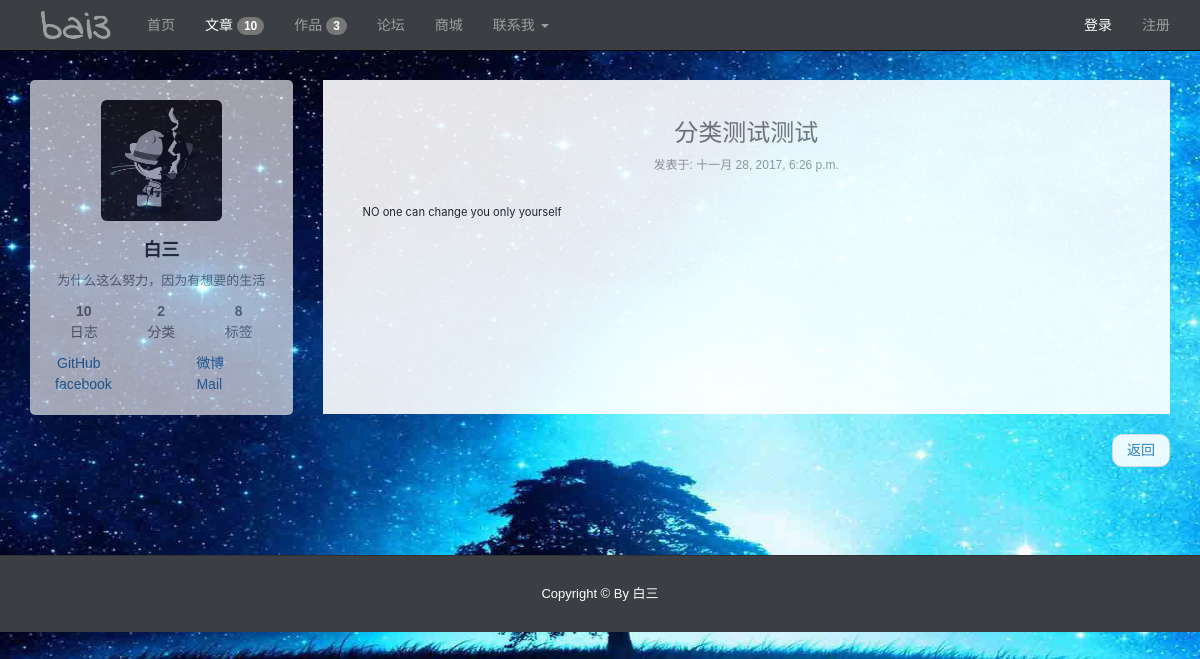
The page /article/18 on the database its author committed.
### index/models.py (models this page shows, shortened)
class Article(models.Model):
    title = models.CharField(max_length=100, verbose_name="文章标题")
    type = models.CharField(max_length=20, default='note', verbose_name="文章类别")
    tag = models.CharField(max_length=100, verbose_name="文章标签")
    pub_time = models.DateTimeField(default=timezone.now, verbose_name="文章创建时间")
    body = models.TextField(verbose_name="文章内容")
    class Meta:
        ordering = ('-pub_time',)

### index/views.py (the view)
# urls.py: url(r'^article/(\w+)$', article),
def article(request, id):
    light = 2
    total = common()
    tempalte = get_template('index/article.html')
    detail = Article.objects.get(id=id)
    detail.body = markdown(detail.body)
    html = tempalte.render(locals())
    return HttpResponse(html)

### index/views.py (called while the page is built)
def common():
    work_total = Work.objects.count()
    amount = Article.objects.count()
    tag_amount = Article.objects.values('tag').distinct().count()
    type_amount = Article.objects.values('type').distinct().count()
    return work_total, amount, tag_amount, type_amount

### index/templates/index/article.html (shortened to what this page needs)
{% extends 'index/base.html' %}
{% block css %}
    <link rel="stylesheet" href="/static/css/common/markdown.css">
{% endblock %}
{%  block content %}
    {% block aside %}{% include 'index/aside.html' %}{% endblock %}
    {% block main %}
        <main  class="col-md-9" >
            <article>
                <header style="margin-bottom: 30px">
                    <h3 class="text-center">
                        <a href="/article/id/{{ detail.id }}" class="text-muted">
                            {{ detail.title }}
                        </a>
                    </h3>
                    <div class="text-center" style="color: #999;font-family: 'PingFang SC', 'Microsoft YaHei', sans-serif;font-size: 12px;">
                        发表于: {{ detail.pub_time }}
                    </div>
                </header>
                <div class="body markdown-body" style="min-height: 15rem">
                    {{ detail.body | safe }}
                </div>
            </article>
            <nav>
                <ul class="pager">
                    <li class="next"><a href="javascript: history.back()">返回</a></li>
                </ul>
            </nav>
        </main>
    {% endblock %}
{% endblock %}

### static/css/index/index.css (style rules this page uses)
body { font: 14px/1.5 "PingFang SC", "Microsoft YaHei", sans-serif; background-color: #ebebeb; background: url('../../img/common/bak2.jpg') no-repeat ; background-size: 100% 100%; background-attachment: fixed; }
article { background: #fff; padding: 20px 10px; margin-bottom: 10px; }
article .body { padding: 0 3rem; margin-bottom: 40px; font-size: 0.8em; }
.markdown-body { font-size: 1em; }

### static/css/common/markdown.css (style rules this page uses)
.markdown-body { -ms-text-size-adjust: 100%; -webkit-text-size-adjust: 100%; line-height: 1.5; color: #24292e; font-family: -apple-system, BlinkMacSystemFont, "Segoe UI", Helvetica, Arial, sans-serif, "Apple Color Emoji", "Segoe UI Emoji", "Segoe UI Symbol"; font-size: 16px; line-height: 1.5; word-wrap: break-word; }
.markdown-body * { box-sizing: border-box; }
.markdown-body p { margin-top: 0; margin-bottom: 10px; }
.markdown-body::before { display: table; content: ""; }
.markdown-body::after { display: table; clear: both; content: ""; }
.markdown-body>*:first-child { margin-top: 0 !important; }
.markdown-body>*:last-child { margin-bottom: 0 !important; }
.markdown-body p, .markdown-body blockquote, .markdown-body ul, .markdown-body ol, .markdown-body dl, .markdown-body table, .markdown-body pre { margin-top: 0; margin-bottom: 16px; }

### rows shown on the page
Article: title "分类测试测试", pub_time "十一月 28, 2017, 6:26 p.m.", body "NO one can change you only yourself"

### other values the page prints
{{ total.1 }} "10"
{{ total.0 }} "3"
{{ total.3 }} "2"
{{ total.2 }} "8"
